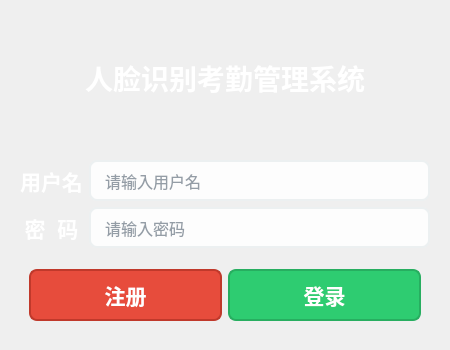
<?xml version="1.0" encoding="UTF-8"?>
<ui version="4.0">
 <class>page_login</class>
 <widget class="QWidget" name="page_login">
  <property name="geometry">
   <rect>
    <x>0</x>
    <y>0</y>
    <width>450</width>
    <height>350</height>
   </rect>
  </property>
  <property name="windowTitle">
   <string>登录</string>
  </property>
  <property name="windowIcon">
   <iconset resource="../../xiang/studentsys/res.qrc">
    <normaloff>:/2.png</normaloff>:/2.png</iconset>
  </property>
  <property name="toolTip">
   <string>这是登录窗口</string>
  </property>
  <property name="styleSheet">
   <string notr="true">
    /* 主窗口背景（渐变） */
    QWidget#page_login {
        background: qlineargradient(x1:0, y1:0, x2:1, y2:1,
            stop:0 #3498db, stop:1 #2c3e50);
    }

    /* 标题样式 */
    QLabel#label_3 {
        color: white;
        font-weight: bold;
        font-size: 28px;
        padding: 10px;
    }

    /* 输入框样式 */
    QLineEdit {
        background-color: rgba(255, 255, 255, 0.9);
        border: 2px solid #ecf0f1;
        border-radius: 8px;
        padding: 8px 12px;
        font-size: 16px;
        color: #2c3e50;
        selection-background-color: #3498db;
        selection-color: white;
    }

    QLineEdit:focus {
        border: 2px solid #3498db;
        background-color: white;
    }

    QLineEdit::placeholder {
        color: #95a5a6;
        font-style: italic;
    }

    /* 密码输入框额外样式 */
    QLineEdit[echoMode=&quot;2&quot;] {  /* Password mode */
       
    }

    /* 标签样式 */
    QLabel {
        color: white;
        font-weight: bold;
    }

    /* 按钮通用样式 */
    QPushButton {
        background-color: rgba(255, 255, 255, 0.2);
        color: white;
        border: 2px solid white;
        border-radius: 8px;
        padding: 8px 16px;
        font-weight: bold;
        min-width: 100px;
    }

    QPushButton:hover {
        background-color: rgba(255, 255, 255, 0.3);
    }

    QPushButton:pressed {
        background-color: rgba(255, 255, 255, 0.4);
    }

    /* 登录按钮特殊样式 */
    QPushButton#login_butten {
        background-color: #2ecc71;
        border-color: #27ae60;
    }

    QPushButton#login_butten:hover {
        background-color: #27ae60;
    }

    QPushButton#login_butten:pressed {
        background-color: #219653;
    }

    /* 退出按钮特殊样式 */
    QPushButton#reg {
        background-color: #e74c3c;
        border-color: #c0392b;
    }

    QPushButton#reg:hover {
        background-color: #c0392b;
    }

    QPushButton#exeit:pressed {
        background-color: #a93226;
    }
	QMessageBox QLabel {
   	 	color: black;  /* 设置消息文本为黑色 */
    	font-weight: normal;
	}
QMessageBox QPushButton {
    background-color: #f0f0f0;
    color: black;
    border: 1px solid #ccc;
    border-radius: 4px;
    padding: 5px 10px;
    min-width: 80px;
}
</string>
  </property>
  <layout class="QGridLayout" name="gridLayout_3">
   <item row="0" column="0">
    <widget class="QLabel" name="label_3">
     <property name="font">
      <font>
       <pointsize>-1</pointsize>
       <weight>75</weight>
       <bold>true</bold>
      </font>
     </property>
     <property name="toolTipDuration">
      <number>9</number>
     </property>
     <property name="text">
      <string>人脸识别考勤管理系统</string>
     </property>
     <property name="alignment">
      <set>Qt::AlignCenter</set>
     </property>
    </widget>
   </item>
   <item row="1" column="0">
    <widget class="QWidget" name="widget_2" native="true">
     <layout class="QGridLayout" name="gridLayout_2">
      <item row="0" column="0">
       <widget class="QLabel" name="lb1">
        <property name="font">
         <font>
          <pointsize>16</pointsize>
          <weight>75</weight>
          <bold>true</bold>
         </font>
        </property>
        <property name="text">
         <string>用户名</string>
        </property>
        <property name="alignment">
         <set>Qt::AlignCenter</set>
        </property>
       </widget>
      </item>
      <item row="3" column="0" colspan="2">
       <widget class="QWidget" name="widget" native="true">
        <layout class="QGridLayout" name="gridLayout">
         <item row="0" column="0">
          <widget class="QPushButton" name="reg">
           <property name="font">
            <font>
             <pointsize>16</pointsize>
             <weight>75</weight>
             <bold>true</bold>
            </font>
           </property>
           <property name="text">
            <string>注册</string>
           </property>
          </widget>
         </item>
         <item row="0" column="1">
          <widget class="QPushButton" name="login_butten">
           <property name="font">
            <font>
             <pointsize>16</pointsize>
             <weight>75</weight>
             <bold>true</bold>
            </font>
           </property>
           <property name="text">
            <string>登录</string>
           </property>
          </widget>
         </item>
        </layout>
       </widget>
      </item>
      <item row="2" column="0" colspan="2">
       <widget class="QWidget" name="widget_5" native="true"/>
      </item>
      <item row="0" column="1">
       <widget class="QLineEdit" name="lineEdit_2">
        <property name="font">
         <font>
          <pointsize>-1</pointsize>
         </font>
        </property>
        <property name="maxLength">
         <number>24</number>
        </property>
        <property name="placeholderText">
         <string>请输入用户名</string>
        </property>
       </widget>
      </item>
      <item row="1" column="0">
       <widget class="QLabel" name="lb2">
        <property name="font">
         <font>
          <pointsize>16</pointsize>
          <weight>75</weight>
          <bold>true</bold>
         </font>
        </property>
        <property name="text">
         <string>密  码</string>
        </property>
        <property name="alignment">
         <set>Qt::AlignCenter</set>
        </property>
       </widget>
      </item>
      <item row="1" column="1">
       <widget class="QLineEdit" name="lineEdit_3">
        <property name="font">
         <font>
          <pointsize>-1</pointsize>
         </font>
        </property>
        <property name="maxLength">
         <number>12</number>
        </property>
        <property name="echoMode">
         <enum>QLineEdit::Password</enum>
        </property>
        <property name="placeholderText">
         <string>请输入密码</string>
        </property>
       </widget>
      </item>
     </layout>
    </widget>
   </item>
  </layout>
 </widget>
 <resources>
  <include location="../../xiang/studentsys/res.qrc"/>
 </resources>
 <connections/>
</ui>
